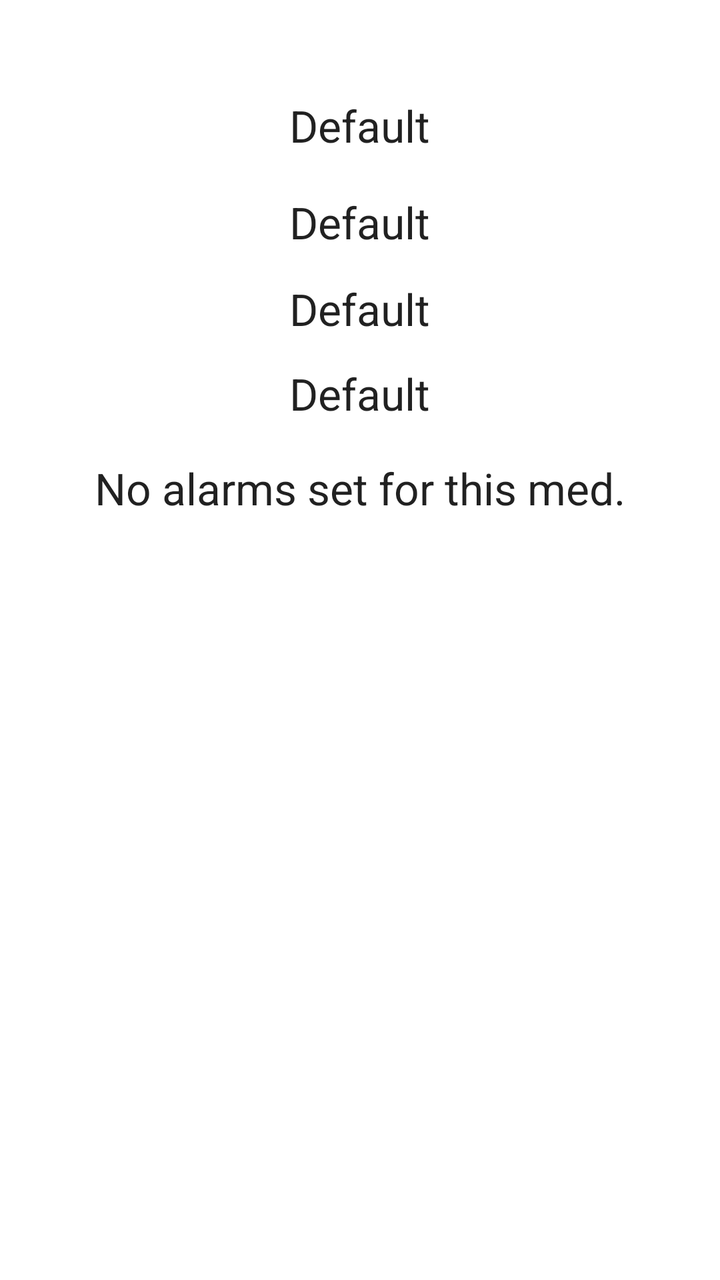
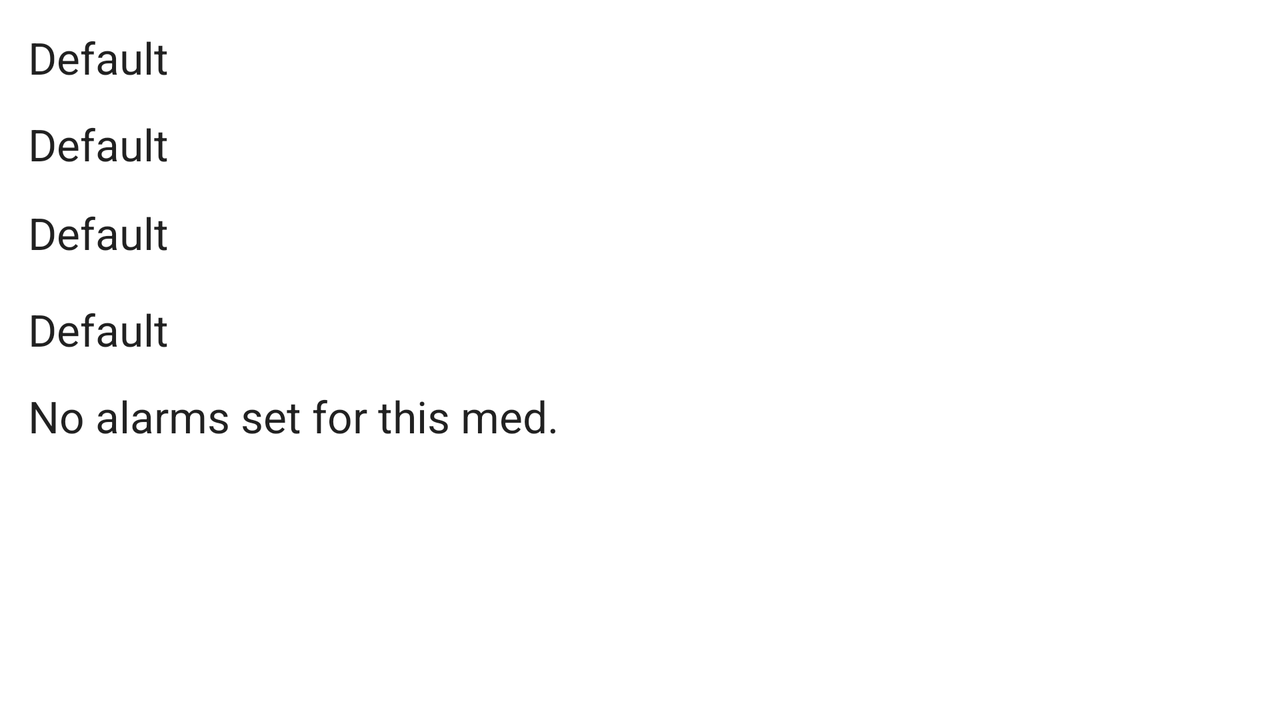

Compare how this app lays out the same screen by default and in its alternative resource folder. The renders come first, then the two layout files and the values they reference.
<!-- AndroidManifest.xml: application theme AppTheme -->
<!-- res/layout/fragment_med_detail.xml -->
<?xml version="1.0" encoding="utf-8"?>
<RelativeLayout xmlns:android="http://schemas.android.com/apk/res/android"
    android:layout_width="match_parent"
    android:layout_height="match_parent" >

  	<TextView
        android:id="@+id/nameDetailsView"
        android:layout_width="wrap_content"
        android:layout_height="wrap_content"
        android:layout_alignParentTop="true"
        android:layout_marginTop="48dp"
        android:freezesText="true"
        android:layout_centerHorizontal="true"
        android:text="@string/details_default"
        android:textAppearance="?android:attr/textAppearanceLarge" />

    <TextView
        android:id="@+id/dateFilledDetailsView"
        android:layout_width="wrap_content"
        android:layout_height="wrap_content"
        android:layout_below="@+id/dosageDetailsView"
        android:layout_centerHorizontal="true"
        android:freezesText="true"
        android:layout_marginTop="14dp"
        android:text="@string/details_default"
        android:textAppearance="?android:attr/textAppearanceLarge" />

    <TextView
        android:id="@+id/durationDetailsView"
        android:layout_width="wrap_content"
        android:layout_height="wrap_content"
        android:layout_below="@+id/dateFilledDetailsView"
        android:layout_centerHorizontal="true"
        android:freezesText="true"
        android:layout_marginTop="13dp"
        android:text="@string/details_default"
        android:textAppearance="?android:attr/textAppearanceLarge" />

    <TextView
        android:id="@+id/dosageDetailsView"
        android:layout_width="wrap_content"
        android:layout_height="wrap_content"
        android:layout_below="@+id/nameDetailsView"
        android:layout_centerHorizontal="true"
        android:layout_marginTop="19dp"
        android:freezesText="true"
        android:text="@string/details_default"
        android:textAppearance="?android:attr/textAppearanceLarge" />

    <ListView
        android:id="@+id/alarmListView"
        android:layout_width="match_parent"
        android:layout_height="wrap_content"
        android:layout_below="@+id/durationDetailsView"
        android:layout_centerHorizontal="true"
        android:layout_marginTop="111dp" >
    </ListView>

    <TextView
        android:id="@+id/empty"
        android:layout_width="wrap_content"
        android:layout_height="wrap_content"
        android:layout_below="@+id/durationDetailsView"
        android:layout_centerHorizontal="true"
        android:freezesText="true"
        android:layout_marginTop="18dp"
        android:text="@string/list_empty_alarms"
        android:textAppearance="?android:attr/textAppearanceLarge" />

</RelativeLayout>
<!-- resources referenced by this layout -->
<resources>
  <string name="details_default">Default</string>
  <string name="list_empty_alarms">No alarms set for this med.</string>
</resources>
<!-- res/layout-land/fragment_med_detail.xml (the repository's variant of the layout above) -->
<!-- drawn on the phone turned sideways -->
<?xml version="1.0" encoding="utf-8"?>
<RelativeLayout xmlns:android="http://schemas.android.com/apk/res/android"
    android:layout_width="match_parent"
    android:layout_height="match_parent" >

    <ListView
        android:id="@+id/alarmListView"
        android:layout_toRightOf="@+id/nameDetailsView"
        android:layout_width="wrap_content"
        android:layout_height="wrap_content"
        android:layout_alignParentRight="true"
        android:layout_alignParentTop="true" >
    </ListView>

    <TextView
        android:id="@+id/dosageDetailsView"
        android:layout_width="wrap_content"
        android:layout_height="wrap_content"
        android:layout_below="@+id/nameDetailsView"
        android:layout_marginTop="14dp"
        android:freezesText="true"
        android:layout_marginLeft="14dp"
        android:text="@string/details_default"
        android:textAppearance="?android:attr/textAppearanceLarge"
        android:gravity="left" />

    <TextView
        android:id="@+id/dateFilledDetailsView"
        android:layout_width="wrap_content"
        android:layout_height="wrap_content"
        android:layout_below="@+id/dosageDetailsView"
        android:layout_marginTop="15dp"
        android:freezesText="true"
        android:layout_marginLeft="14dp"
        android:text="@string/details_default"
        android:textAppearance="?android:attr/textAppearanceLarge"
        android:gravity="left" />

    <TextView
        android:id="@+id/durationDetailsView"
        android:layout_width="wrap_content"
        android:layout_height="wrap_content"
        android:layout_below="@+id/dateFilledDetailsView"
        android:layout_marginTop="19dp"
        android:freezesText="true"
        android:layout_marginLeft="14dp"
        android:text="@string/details_default"
        android:textAppearance="?android:attr/textAppearanceLarge"
        android:gravity="left" />

    <TextView
        android:id="@+id/empty"
        android:layout_width="wrap_content"
        android:layout_height="wrap_content"
        android:layout_below="@+id/durationDetailsView"
        android:layout_marginTop="14dp"
        android:layout_marginLeft="14dp"
        android:freezesText="true"
        android:text="@string/list_empty_alarms"
        android:textAppearance="?android:attr/textAppearanceLarge"
        android:gravity="left" />

    <TextView
        android:id="@+id/nameDetailsView"
        android:layout_width="wrap_content"
        android:layout_height="wrap_content"
        android:layout_alignParentLeft="true"
        android:layout_alignParentTop="true"
        android:layout_marginLeft="14dp"
        android:layout_marginTop="14dp"
        android:freezesText="true"
        android:text="@string/details_default"
        android:textAppearance="?android:attr/textAppearanceLarge"
        android:gravity="left" />

</RelativeLayout>
